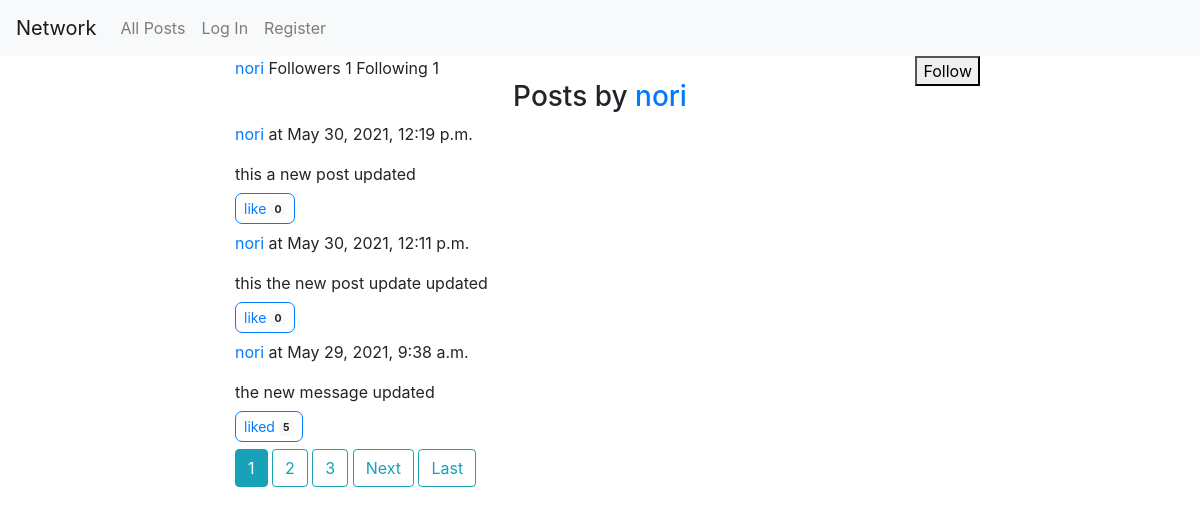
/profile/nori, run on the app's committed database.
### network/models.py (models this page shows, shortened)
class User(AbstractUser):
    pass

class Post(models.Model):
    content = models.TextField()
    author = models.ForeignKey(User, on_delete=models.CASCADE)
    created_at = models.DateTimeField(auto_now_add=True)
    n_likes = models.IntegerField(default=0)

### network/views.py (the view)
# urls.py: path("profile/<username>", views.profile, name="profile"),
def profile(request, username):
    userid = User.objects.filter(username=username).first().id
    posts = Post.objects.filter(author=userid).order_by('created_at').reverse()
    posts_ids = posts.values_list('id', flat=True)
    posts_likes = Post_likes.objects.filter(post_id__in=posts_ids, user_id=userid)
    paginator = Paginator(posts, 3)
    page_number = request.GET.get('page')
    page_obj = paginator.get_page(page_number)
    context = {
        "page_obj": page_obj ,
        "username": username,
        "n_followers":Follower.objects.filter(user=userid).count(),
        "n_following":Follower.objects.filter(follower_id=userid).count(),
        'posts_likes': posts_likes.values_list('post_id', flat=True),
        "is_follower": Follower.objects.filter(user=userid, follower_id=request.user.id)
    }
    return render(request, "network/profile.html", context)

### network/templates/network/profile.html (shortened to what this page needs)
{% extends "network/layout.html" %}
{% block body %}
    <div  style="text-align: left;">
        <span> <a href="{%url 'profile' username %}">{{username}}</a></span>
         <span>Followers <span> {{n_followers}} </span></span>
         <span>Following  <span>{{n_following}}</span></span>
    </div>
    {% if user.username != username  %}
        {% if is_follower %}
            <button class="follow">Following</button>
        {% else %}
            <button class="follow" >Follow</button>
        {% endif %}
    {% endif%}
    <div>
        <h3 style="text-align: center;">Posts by <span> <a href="{%url 'profile' username %}">{{username}}</a></span> </h3>
        {% for post in page_obj %}
        <div id="{{post.id}}" style="position: relative;">
            <p><a href="{% url 'profile' post.author %}">{{ post.author }}</a> at {{ post.created_at }} </p>
            <div>
                {{ post.content }}
            </div>
            {% if post.id in posts_likes %}
            <button type="button" class="btn btn-outline-primary btn-sm like">
                liked <span class="badge badge-light">{{ post.n_likes }}</span>
            </button>
            {% else %}
            <button type="button" class="btn btn-outline-primary btn-sm like">
                like <span class="badge badge-light">{{ post.n_likes }}</span>
            </button>
            {% endif %}
        </div>
        {% endfor %}
    </div>
    <div>
        {% for num in page_obj.paginator.page_range %}
            {% if page_obj.number == num %}
                <a class="btn btn-info mb-4" href="?page={{ num }}">{{ num }}</a>
            {% elif num > page_obj.number|add:'-3' and num < page_obj.number|add:'3' %}
                <a class="btn btn-outline-info mb-4" href="?page={{ num }}">{{ num }}</a>
            {%endif%}
        {% endfor%}
        {% if page_obj.has_next %}
            <a class="btn btn-outline-info mb-4" href="?page={{page_obj.next_page_number}}">Next</a>
            <a class="btn btn-outline-info mb-4" href="?page={{page_obj.paginator.page_range}}">Last</a>
        {%endif%}
    </div>
{% endblock %}

### network/static/network/styles.css (style rules this page uses)
.follow { position: absolute; top: 0; right: 0; }
.like { border-radius: .5em; margin-top: .5em; margin-bottom: .5em; }

### data on the page
User: username "nori"
Post: author "nori", created_at "May 30, 2021, 12:19 p.m.", content "this a new post updated", n_likes "0"
Post: author "nori", created_at "May 30, 2021, 12:11 p.m.", content "this the new post update updated", n_likes "0"
Post: author "nori", created_at "May 29, 2021, 9:38 a.m.", content "the new message updated", n_likes "5"

### other printed values
{{ n_followers }} "1"
{{ n_following }} "1"
{{ num }} "1"
{{ num }} "2" "3"
